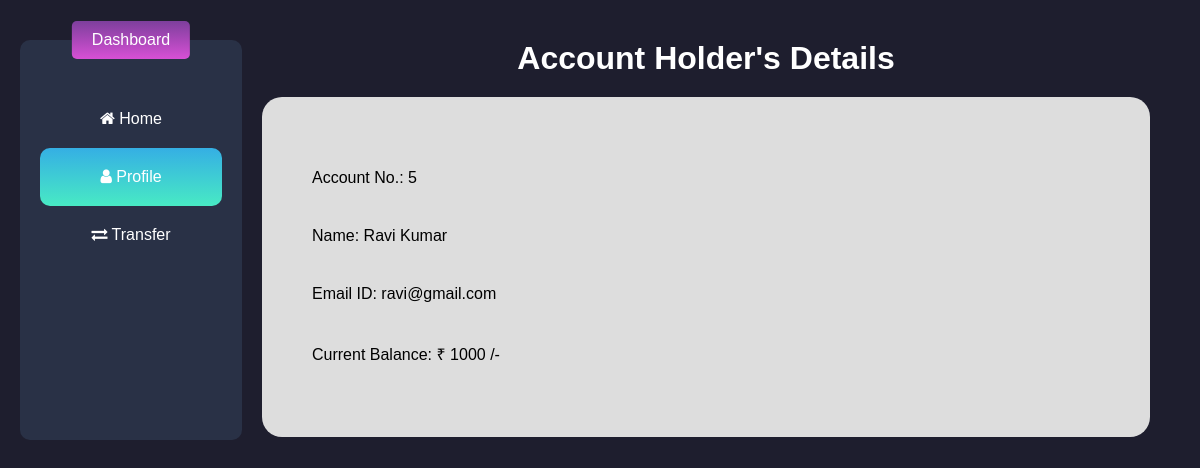
/profile/5, run on the app's committed database.
### bank/models.py (models this page shows, shortened)
class Customers(models.Model):
    cust_id=models.AutoField
    cust_name=models.CharField(max_length=20)
    cust_email=models.EmailField(max_length=100)
    cust_balance=models.IntegerField()

### bank/views.py (the view)
# urls.py: path('profile/<int:acc>',views.profile,name="Profile"),
def profile(request, acc):
    profile=Customers.objects.filter(id=acc)
    history=Transfer.objects.filter(sender=acc, status="Success")
    return render(request, 'profile.html',{'profile': profile, 'transferhistory':history})

### bank/templates/profile.html (shortened to what this page needs)
<!DOCTYPE html>
<html lang="en">
<head>
    <link rel="stylesheet" href="/static/css/index.css">
    <link rel="stylesheet" href="https://cdnjs.cloudflare.com/ajax/libs/font-awesome/4.7.0/css/font-awesome.min.css">
</head>
<body>
    <div class="main-container">
        <div class="dashboard">
            <p class="dashboard-heading">Dashboard</p>
            <ul class="dashboard-details">
                <a href="/">
                    <li><span><i class="fa fa-home" aria-hidden="true"></i></span> Home</li>
                </a>
                <a href="#">
                    <li class="active"><span><i class="fa fa-user" aria-hidden="true"></i></span> Profile</li>
                </a>
                <a href="/transfer/">
                    <li><span><i class="fa fa-exchange" aria-hidden="true"></i></span> Transfer</li>
                </a>
            </ul>
        </div>
        <div class="container">
            <h1 class="detail-heading">Account Holder's Details</h1>
            <div class="profile">
                {% if profile %}
                {% for i in profile %}
                <ul>
                    <li>Account No.: {{i.id}}</li>
                    <li>Name: {{i.cust_name}}</li>
                    <li>Email ID: {{i.cust_email}}</li>
                    <li>Current Balance: &#x20B9; {{i.cust_balance}} /-</li>
                </ul>
                {% endfor %}
                {% else %}
                <h1 class="result">No results found</h1>
                {% endif %}
            </div>
        </div>
    </div>
</body>
</html>

### bank/static/css/index.css (style rules this page uses)
* { box-sizing: border-box; font-family: arial, sans-serif; }
body { margin: 0; padding: 0; background-color: #1E1E2E; }
.main-container { display: flex; flex-direction: row; }
.dashboard { width: 20%; height: 400px; margin: 40px 20px; background-color: #293146; position: relative; border-radius: 10px; }
.dashboard-heading { position: absolute; color: white; background-image: linear-gradient(#7D3F9C, #D750D5); text-align: center; padding: 10px 20px; border-radius: 5px; left: 50%; top: -35px; transform: translate(-50%,0); }
.dashboard-details { padding: 0; margin: 50px 20px; height: 400px; }
.dashboard-details a { text-decoration: none; }
.dashboard-details li { list-style-type: none; text-align: center; padding: 20px 0; border-radius: 10px; color: white; }
.dashboard-details .active { background-image: linear-gradient(#35AFE4, #48EAC4); }
.detail-heading { margin: 20px 0; text-align: center; color: white; }
.container { margin: 20px 50px 20px 0; width: 80%; }
.profile { width: 100%; background-color: #dddddd; height: 340px; border-radius: 20px; display: flex; flex-direction: column; position: relative; }
.profile ul { display: flex; flex-direction: column; justify-content: center; height: 100%; padding: 0; margin: 20px 50px; }
.profile li { list-style-type: none; padding: 20px 0; }

### data on the page
Customers: id "5", cust_name "Ravi Kumar", cust_email "ravi@gmail.com", cust_balance "1000"
